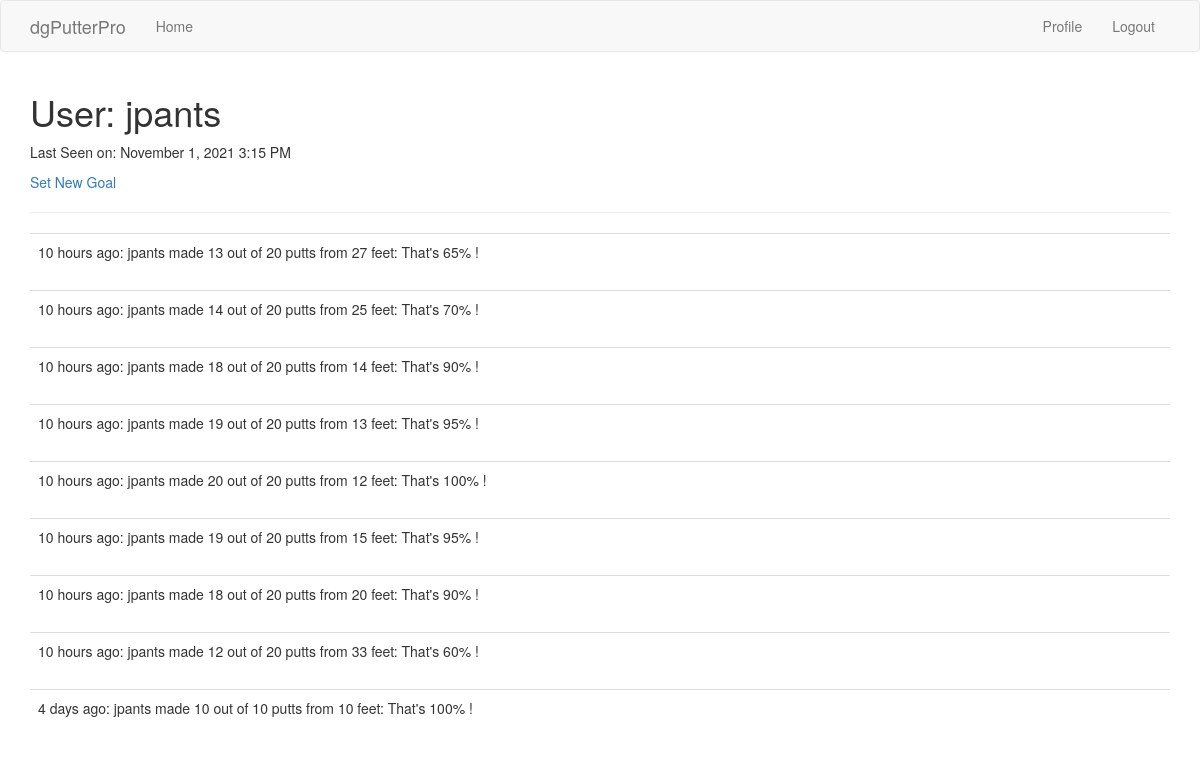
The app's page /user/jpants (signed in), older data.
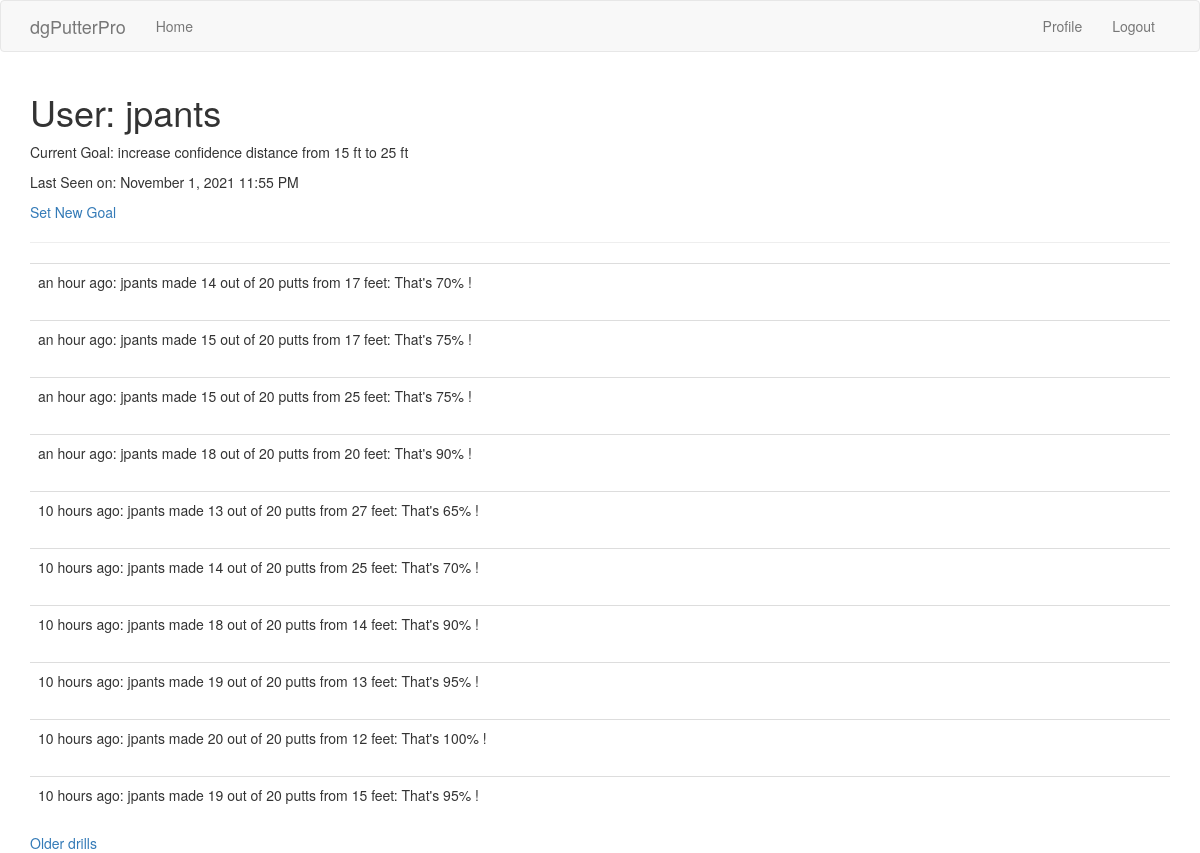
The same page, newer data.
### app/models.py (models this page shows, shortened)
class User(UserMixin, db.Model):
    id = db.Column(db.Integer, primary_key=True)
    username = db.Column(db.String(64), index=True, unique=True)
    email = db.Column(db.String(120), index=True, unique=True)
    password_hash = db.Column(db.String(128))
    drills = db.relationship('Drill', backref='user', lazy='dynamic')
    current_goal = db.Column(db.String(140))
    last_seen = db.Column(db.DateTime, default=datetime.utcnow)

class Drill(db.Model):
    id = db.Column(db.Integer, primary_key=True)
    user_id = db.Column(db.Integer, db.ForeignKey('user.id'))
    timestamp = db.Column(db.DateTime, index=True, default=datetime.utcnow)
    putt_distance = db.Column(db.Integer)
    number_attempts = db.Column(db.Integer)
    number_putts_made = db.Column(db.Integer)
    CheckConstraint(number_putts_made <= number_attempts)

### app/routes.py (the view)
@app.route('/user/<username>')
@login_required
def user(username):
    user = User.query.filter_by(username=username).first_or_404()
    page = request.args.get('page', 1, type=int)
    drills = user.drills.order_by(Drill.timestamp.desc()).paginate(page, app.config['DRILLS_PER_PAGE'], False)
    next_url = url_for('user', username=user.username, page=drills.next_num) \
        if drills.has_next else None
    prev_url = url_for('user', username=user.username, page=drills.prev_num) \
        if drills.has_prev else None
    return render_template('user.html', user=user, drills=drills.items, next_url=next_url, prev_url=prev_url)

### app/models.py (called while the page is built)
@login.user_loader
def load_user(id):
    return User.query.get(int(id))

### app/routes.py (called while the page is built)
@app.before_request
def before_request():
    if current_user.is_authenticated:
        current_user.last_seen = datetime.utcnow()
        db.session.commit()

### app/templates/user.html (shortened to what this page needs)
{% extends "base.html" %}
{% block app_content %}
    <h1>User: {{ user.username }}</h1>
    {% if user.current_goal %}<p>Current Goal: {{ user.current_goal }}</p>{% endif %}
    {% if user.last_seen %}
        <p>Last Seen on: {{ moment(user.last_seen).format('LLL') }}</p>
    {% endif %}
    {% if user == current_user %}
        <p><a href="{{ url_for('edit_goal') }}">Set New Goal</a> </p>
    {% endif %}
    <hr>
    {% for drill in drills %}
        {% include '_drill.html' %}
    {% endfor %}
    {% if next_url %}
    <a href="{{ next_url }}">Older drills</a>
    {% endif %}
{% endblock %}

### app/templates/base.html (shortened to what this page needs)
{% extends 'bootstrap/base.html' %}}
   {% block navbar %}
    <nav class="navbar navbar-default">
        <div class="container">
            <div class="navbar-header">
                <a class="navbar-brand" href="{{ url_for('index') }}">dgPutterPro</a>
            </div>
            <div class="collapse navbar-collapse" id="bs-example-navbar-collapse-1">
                <ul class="nav navbar-nav">
                    <li><a href="{{ url_for('index') }}">Home</a></li>
                </ul>
                <ul class="nav navbar-nav navbar-right">
                    {% if current_user.is_anonymous %}
                    <li><a href="{{ url_for('login') }}">Login</a></li>
                    {% else %}
                    <li><a href="{{ url_for('user', username=current_user.username) }}">Profile</a></li>
                    <li><a href="{{ url_for('logout') }}">Logout</a></li>
                    {% endif %}
                </ul>
            </div>
        </div>
    </nav>
{% endblock %}
    {% block content %}
        <div class="container">
            {% block app_content %}{% endblock %}
        </div>
    {% endblock %}

### app/templates/_drill.html
<table class="table table-hover">
    <tr valign="top">
        <td>
            {{ moment(drill.timestamp).fromNow() }}: {{ drill.user.username }} made {{ drill.number_putts_made }}
            out of {{ drill.number_attempts }} putts
            from {{ drill.putt_distance }} feet:
            That's {{ (drill.number_putts_made / drill.number_attempts * 100) |round|int}}% !
        </td>
    </tr>
</table>

Row changes from the older to the newer data that the page shows:
no longer on this page (row unchanged): Drill: timestamp "10 hours ago", user.username "jpants", number_putts_made "18", number_attempts "20", putt_distance "20", number_putts_made+number_attempts "90"
no longer on this page (row unchanged): Drill: timestamp "10 hours ago", user.username "jpants", number_putts_made "12", number_attempts "20", putt_distance "33", number_putts_made+number_attempts "60"
no longer on this page (row unchanged): Drill: timestamp "4 days ago", user.username "jpants", number_putts_made "10", number_attempts "10", putt_distance "10", number_putts_made+number_attempts "100"
changed User "jpants": current_goal (not shown) → "increase confidence distance from 15 ft to 25 ft"; last_seen "November 1, 2021 3:15 PM" → "November 1, 2021 11:55 PM"
added Drill: timestamp "an hour ago", user.username "jpants", number_putts_made "14", number_attempts "20", putt_distance "17", number_putts_made+number_attempts "70"
added Drill: timestamp "an hour ago", user.username "jpants", number_putts_made "15", number_attempts "20", putt_distance "17", number_putts_made+number_attempts "75"
added Drill: timestamp "an hour ago", user.username "jpants", number_putts_made "15", number_attempts "20", putt_distance "25", number_putts_made+number_attempts "75"
added Drill: timestamp "an hour ago", user.username "jpants", number_putts_made "18", number_attempts "20", putt_distance "20", number_putts_made+number_attempts "90"
Text that changed along with them:
text now shown: "Current Goal: Older drills"
